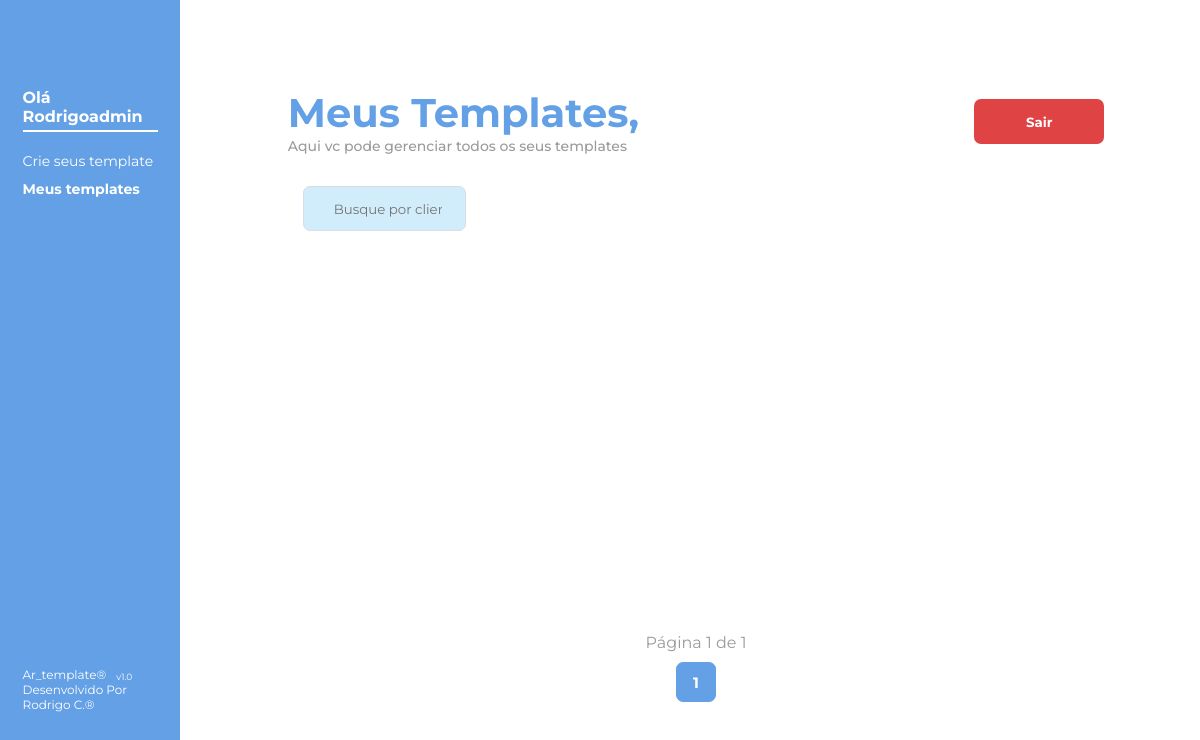
/meus_templates/ (signed in), run on an earlier commit of the app's database.
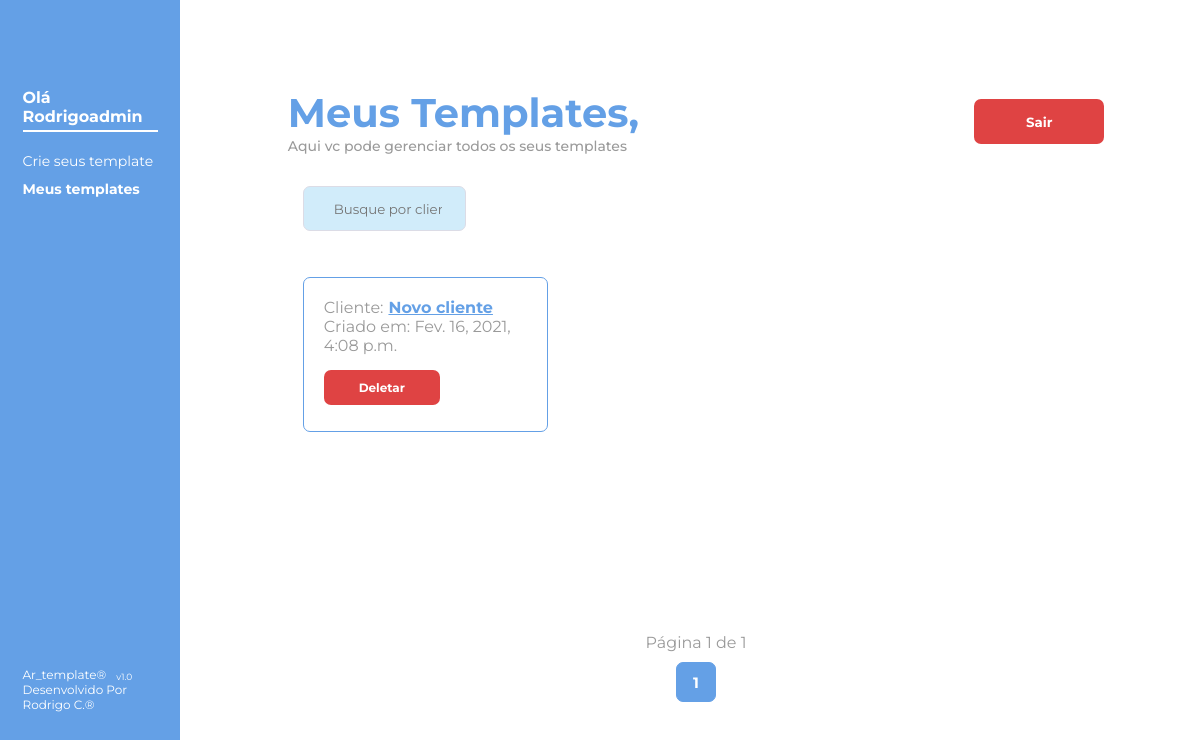
And on a later commit of the database.
### criador_de_template/models.py (models this page shows, shortened)
class Usuario(AbstractUser):
    UF_CHOICES = (
        ('AC', 'Acre'),
        ('AL', 'Alagoas'),
        ('AP', 'Amapá'),
        ('BA', 'Bahia'),
        ('CE', 'Ceará'),
        ('DF', 'Distrito Federal'),
        ('ES', 'Espírito Santo'),
        ('GO', 'Goiás'),
        ('MA', 'Maranão'),
        ('MG', 'Minas Gerais'),
        ('MS', 'Mato Grosso do Sul'),
        ('MT', 'Mato Grosso'),
        ('PA', 'Pará'),
        ('PB', 'Paraíba'),
        ('PE', 'Pernanbuco'),
        ('PI', 'Piauí'),
        ('PR', 'Paraná'),
        ('RJ', 'Rio de Janeiro'),
        ('RN', 'Rio Grande do Norte'),
        ('RO', 'Rondônia'),
        ('RR', 'Roraima'),
        ('RS', 'Rio Grande do Sul'),
        ('SC', 'Santa Catarina'),
        ('SE', 'Sergipe'),
        ('SP', 'São Paulo'),
        ('TO', 'Tocantins')
    )
    celular = models.CharField(max_length=11)
    estado = models.CharField(max_length=20, choices=UF_CHOICES)

class Cliente(models.Model):
    usuario = models.ForeignKey(AUTH_USER_MODEL, on_delete=models.CASCADE)
    cliente = models.CharField(max_length=50, null=False, primary_key=True, blank=False)
    criacao = models.DateTimeField(auto_now=True)

### administracao_clientes/views.py (the view)
@login_required
def meus_templates(request):
    termo_buscado = request.GET.get('pesquisa', None)
    if termo_buscado:
        usuario = Usuario.objects.get(username=request.user)
        lista_de_clientes = usuario.cliente_set.filter(cliente__icontains=termo_buscado).order_by('-criacao')
        paginador = Paginator(lista_de_clientes, 6)
        pagina = request.GET.get('page')
        clientes = paginador.get_page(pagina)
    else:
        usuario = Usuario.objects.get(username=request.user)
        lista_de_clientes = usuario.cliente_set.all().order_by('-criacao')
        paginador = Paginator(lista_de_clientes, 6)
        pagina = request.GET.get('page')
        clientes = paginador.get_page(pagina)
    return render(request, 'meus_templates.html', {'clientes': clientes, 'pesquisa': termo_buscado})

### administracao_clientes/templates/meus_templates.html (shortened to what this page needs)
{% extends 'base.html' %}
{% load static %}
{% load icon %}
{% block content %} <link rel="stylesheet" href="{% static 'estilo/criar_template.css' %}"> {% endblock %}
{% block main %}
<main>
    <div class="container-esquerdo">
        <div class="container-menor-esquerdo">
            <div>
                <h3>Olá {{ user.username.capitalize }}</h3>
                <nav>
                    <ul>
                        <li>
                            <a href="{% url 'cria-template' %}">Crie seus template</a>
                        </li>
                        <li id="nesta-pagina">
                            Meus templates
                        </li>
                    </ul>
                </nav>
            </div>
            <div class="desenvolvido">
                <span>Ar_template® <p> v1.0</p></span>
                <span>Desenvolvido Por Rodrigo C.®</span>
            </div>
        </div>
    </div>
    <div class="container-direito">
        <div class="container-menor-direito">
            <div class="login-cadastro-nome">
                <h2>
                    Meus Templates,
                    <p>Aqui vc pode gerenciar todos os seus templates</p>
                </h2>
                <form  method="post" action="{% url 'sair' %}">
                    <button type="submit" class="btn-red">
                        Sair
                    </button>
                </form>
            </div>
            <form method="GET" class="pesquisa">
                <input id="campodepesquisa" type="search" name="pesquisa" placeholder="Busque por clientes" {% if pesquisa %} value=" {{ pesquisa }} "{% endif %}>
            </form>
            <div class="clientes">
                {% for cliente in clientes %}
                <div class="clientes-itens">
                    <p>Cliente: <b><a href="{% url 'meucliente' cliente.cliente %}"> {{ cliente.cliente }} </a></b> </p>
                    <p>Criado em: {{ cliente.criacao }}</p>
                    <div class="delete">
                        <a href="{% url 'deletar' cliente.cliente %}" class="btn-red"> Deletar</a>
                    </div>
                </div>
                {% endfor %}
            </div>
            <div class="paginador">
                <div>
                    Página {{ clientes.number }} de {{ clientes.paginator.num_pages }}
                </div>
                <div>
                    <span class="nesta-pagina">
                        {{ clientes.number }}
                    </span>
                </div>
            </div>
        </div>
    </div>
</main>
{% endblock %}

### templates/base.html (shortened to what this page needs)
{% load static %}
<!DOCTYPE html>
<html lang="pt-br">
<head>
    <link rel="stylesheet" href="{% static 'estilo/style_base.css' %}">
    {% block content %}{% endblock %}
</head>
<body>
    {% block main %}
    {% endblock %}
</body>
</html>

### static/estilo/style_base.css (style rules this page uses)
* { font-family: 'Montserrat' ,'Roboto', sans-serif; color: #9A9A9A; margin: 0px; padding: 0px; box-sizing: border-box; }
body { background-color: #F4F4F4; width: 100%; height: 100vh; display: flex; justify-content: center; align-items: center; }
main { width: 100%; max-width: 100vw; height: 100vh; display: flex; justify-content: space-between; box-shadow: 5px 7px 12px 1px rgba(0, 0, 0, 0.25); background-color: white; align-self: center; flex-wrap: wrap; }
.container-menor-esquerdo, .container-menor-direito { height: 78vh; width: 75%; display: flex; flex-direction: column; justify-content: space-between; align-items: flex-start; }
span { width: 100%; display: flex; align-items: flex-end; justify-content: flex-start; font-size: 18px; }
span p { font-size: 14px; margin-left: 10px; }

### static/estilo/criar_template.css (style rules this page uses)
.container-esquerdo { width: 50%; display: flex; flex-direction: column; align-items: center; justify-content: center; }
.container-esquerdo { background-color: #64A0E6; width: 15vw; }
h3 { font-size: 100%; color: white; border-bottom: 2px solid white; padding-bottom: 4px; margin-bottom: 20px; }
.container-menor-esquerdo { width: 75%; display: flex; flex-direction: column; justify-content: space-between; align-items: flex-start; transition: 2s ease-in-out; }
span { font-size: 12px; color: white; }
span p { font-size: 9px; margin-left: 10px; color: white; }
nav { font-size: 14px; color: white; }
#nesta-pagina { font-size: 14px; color: white; font-weight: 700; }
nav ul { list-style: none; }
nav ul li { display: flex; align-items: center; margin-bottom: 10px; }
ul a { text-decoration: none; color: white; }
.container-direito { width: 84%; display: flex; flex-direction: column; align-items: center; justify-content: center; }
.container-menor-direito { display: flex; width: 81%; flex-direction: column; justify-content: space-between; align-items: center; }
.login-cadastro-nome { width: 100%; display: flex; justify-content: space-between; align-items: center; }
h2 { font-size: 40px; color: #64A0E6; }
h2 p { font-size: 14px; font-weight: 500; }
.btn-red { height: 45px; width: 130px; display: flex; justify-content: center; align-items: center; text-decoration: none; background-color: #DF4343; font-weight: 700; border-radius: 7px; color: white; border: none; }
input { width: 100%; height: 45px; background-color: #d1ecfa; border: 1px solid #dcdce6; border-radius: 7px; padding-left: 3vw; transition: 1s ease-in-out; transition: border , 0.4s; }
.clientes { display: flex; width: 100%; flex-wrap: wrap; min-height: 350px; }
.clientes-itens { width: 30%; margin: 15px; display: flex; flex-direction: column; border: 1px solid #64A0E6; border-radius: 7px; padding: 20px 20px; max-height: 155px; }
.clientes-itens p { display: flex; align-items: center; }
.clientes-itens p b { margin-left: 5px; }
.clientes-itens p b a { color: #64A0E6; }
.clientes-itens .btn-red { width: 116px; height: 35px; margin-top: 15px; font-size: 12px; }
.pesquisa { display: flex; align-self: flex-start; position: relative; align-items: center; width: 40%; margin: 10px 0px 10px 15px; }
input#campodepesquisa { padding-left: 2.5vw; width: 50%; padding-right: 10px; }
.paginador { display: flex; flex-direction: column; }
.paginador div { display: flex; justify-content: space-around; }
.paginador div span { height: 40px; width: 40px; border:1px solid #64A0E6; border-radius: 7px; font-size: 15px; display: flex; align-items: center; justify-content: center; margin: 10px; font-weight: 700; }
.nesta-pagina { font-weight: 700; color: white; background-color: #64A0E6; }

What changed in the data, as far as the page shows it:
added Cliente: cliente "Novo cliente", criacao "Fev. 16, 2021, 4:08 p.m."
